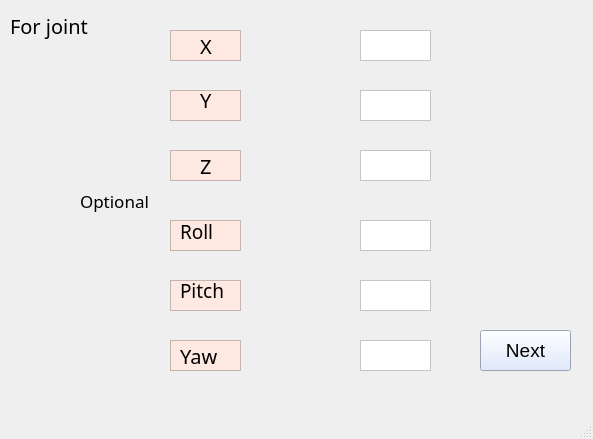
<?xml version="1.0" encoding="UTF-8"?>
<ui version="4.0">
 <class>MainWindow</class>
 <widget class="QMainWindow" name="MainWindow">
  <property name="geometry">
   <rect>
    <x>0</x>
    <y>0</y>
    <width>593</width>
    <height>439</height>
   </rect>
  </property>
  <property name="windowTitle">
   <string>MainWindow</string>
  </property>
  <property name="styleSheet">
   <string notr="true"/>
  </property>
  <widget class="QWidget" name="centralwidget">
   <widget class="QTextEdit" name="textEdit">
    <property name="geometry">
     <rect>
      <x>170</x>
      <y>30</y>
      <width>71</width>
      <height>31</height>
     </rect>
    </property>
    <property name="styleSheet">
     <string notr="true">background-color: rgb(254, 233, 226);</string>
    </property>
   </widget>
   <widget class="QLabel" name="aTextField">
    <property name="geometry">
     <rect>
      <x>200</x>
      <y>30</y>
      <width>16</width>
      <height>31</height>
     </rect>
    </property>
    <property name="font">
     <font>
      <family>Sitka</family>
      <pointsize>15</pointsize>
     </font>
    </property>
    <property name="styleSheet">
     <string notr="true"/>
    </property>
    <property name="text">
     <string>X</string>
    </property>
   </widget>
   <widget class="QTextEdit" name="textEdit_2">
    <property name="geometry">
     <rect>
      <x>170</x>
      <y>90</y>
      <width>71</width>
      <height>31</height>
     </rect>
    </property>
    <property name="styleSheet">
     <string notr="true">background-color: rgb(254, 233, 226);</string>
    </property>
   </widget>
   <widget class="QLabel" name="aTextField_2">
    <property name="geometry">
     <rect>
      <x>200</x>
      <y>90</y>
      <width>20</width>
      <height>20</height>
     </rect>
    </property>
    <property name="font">
     <font>
      <family>Sitka</family>
      <pointsize>15</pointsize>
     </font>
    </property>
    <property name="styleSheet">
     <string notr="true"/>
    </property>
    <property name="text">
     <string>Y</string>
    </property>
   </widget>
   <widget class="QTextEdit" name="textEdit_3">
    <property name="geometry">
     <rect>
      <x>170</x>
      <y>150</y>
      <width>71</width>
      <height>31</height>
     </rect>
    </property>
    <property name="styleSheet">
     <string notr="true">background-color: rgb(254, 233, 226);</string>
    </property>
   </widget>
   <widget class="QLabel" name="aTextField_3">
    <property name="geometry">
     <rect>
      <x>200</x>
      <y>150</y>
      <width>21</width>
      <height>31</height>
     </rect>
    </property>
    <property name="font">
     <font>
      <family>Sitka</family>
      <pointsize>15</pointsize>
     </font>
    </property>
    <property name="styleSheet">
     <string notr="true"/>
    </property>
    <property name="text">
     <string>Z</string>
    </property>
   </widget>
   <widget class="QLabel" name="label">
    <property name="geometry">
     <rect>
      <x>10</x>
      <y>0</y>
      <width>101</width>
      <height>51</height>
     </rect>
    </property>
    <property name="font">
     <font>
      <family>Sitka</family>
      <pointsize>15</pointsize>
     </font>
    </property>
    <property name="text">
     <string>For joint </string>
    </property>
   </widget>
   <widget class="QTextEdit" name="xField">
    <property name="geometry">
     <rect>
      <x>360</x>
      <y>30</y>
      <width>71</width>
      <height>31</height>
     </rect>
    </property>
    <property name="styleSheet">
     <string notr="true">background-color: rgb(255, 255, 255);</string>
    </property>
   </widget>
   <widget class="QTextEdit" name="yField">
    <property name="geometry">
     <rect>
      <x>360</x>
      <y>90</y>
      <width>71</width>
      <height>31</height>
     </rect>
    </property>
    <property name="styleSheet">
     <string notr="true">background-color: rgb(255, 255, 255);</string>
    </property>
   </widget>
   <widget class="QTextEdit" name="zField">
    <property name="geometry">
     <rect>
      <x>360</x>
      <y>150</y>
      <width>71</width>
      <height>31</height>
     </rect>
    </property>
    <property name="styleSheet">
     <string notr="true">background-color: rgb(255, 255, 255);</string>
    </property>
   </widget>
   <widget class="QLabel" name="label_2">
    <property name="geometry">
     <rect>
      <x>80</x>
      <y>180</y>
      <width>71</width>
      <height>41</height>
     </rect>
    </property>
    <property name="font">
     <font>
      <family>Sitka</family>
      <pointsize>13</pointsize>
     </font>
    </property>
    <property name="text">
     <string>Optional</string>
    </property>
   </widget>
   <widget class="QTextEdit" name="pitchField">
    <property name="geometry">
     <rect>
      <x>360</x>
      <y>280</y>
      <width>71</width>
      <height>31</height>
     </rect>
    </property>
    <property name="styleSheet">
     <string notr="true">background-color: rgb(255, 255, 255);</string>
    </property>
   </widget>
   <widget class="QTextEdit" name="textEdit_8">
    <property name="geometry">
     <rect>
      <x>170</x>
      <y>220</y>
      <width>71</width>
      <height>31</height>
     </rect>
    </property>
    <property name="styleSheet">
     <string notr="true">background-color: rgb(254, 233, 226);</string>
    </property>
   </widget>
   <widget class="QLabel" name="aTextField_4">
    <property name="geometry">
     <rect>
      <x>180</x>
      <y>221</y>
      <width>41</width>
      <height>21</height>
     </rect>
    </property>
    <property name="font">
     <font>
      <family>Sitka</family>
      <pointsize>14</pointsize>
     </font>
    </property>
    <property name="styleSheet">
     <string notr="true">background-color: rgb(254, 233, 226);</string>
    </property>
    <property name="text">
     <string>Roll</string>
    </property>
   </widget>
   <widget class="QTextEdit" name="textEdit_9">
    <property name="geometry">
     <rect>
      <x>170</x>
      <y>340</y>
      <width>71</width>
      <height>31</height>
     </rect>
    </property>
    <property name="styleSheet">
     <string notr="true">background-color: rgb(254, 233, 226);</string>
    </property>
   </widget>
   <widget class="QTextEdit" name="rollField">
    <property name="geometry">
     <rect>
      <x>360</x>
      <y>220</y>
      <width>71</width>
      <height>31</height>
     </rect>
    </property>
    <property name="styleSheet">
     <string notr="true">background-color: rgb(255, 255, 255);</string>
    </property>
   </widget>
   <widget class="QTextEdit" name="yawField">
    <property name="geometry">
     <rect>
      <x>360</x>
      <y>340</y>
      <width>71</width>
      <height>31</height>
     </rect>
    </property>
    <property name="styleSheet">
     <string notr="true">background-color: rgb(255, 255, 255);</string>
    </property>
   </widget>
   <widget class="QLabel" name="aTextField_6">
    <property name="geometry">
     <rect>
      <x>180</x>
      <y>340</y>
      <width>41</width>
      <height>31</height>
     </rect>
    </property>
    <property name="font">
     <font>
      <family>Sitka</family>
      <pointsize>15</pointsize>
     </font>
    </property>
    <property name="styleSheet">
     <string notr="true"/>
    </property>
    <property name="text">
     <string>Yaw</string>
    </property>
   </widget>
   <widget class="QTextEdit" name="textEdit_12">
    <property name="geometry">
     <rect>
      <x>170</x>
      <y>280</y>
      <width>71</width>
      <height>31</height>
     </rect>
    </property>
    <property name="styleSheet">
     <string notr="true">background-color: rgb(254, 233, 226);</string>
    </property>
   </widget>
   <widget class="QLabel" name="aTextField_5">
    <property name="geometry">
     <rect>
      <x>180</x>
      <y>280</y>
      <width>51</width>
      <height>21</height>
     </rect>
    </property>
    <property name="font">
     <font>
      <family>Sitka</family>
      <pointsize>14</pointsize>
     </font>
    </property>
    <property name="styleSheet">
     <string notr="true"/>
    </property>
    <property name="text">
     <string>Pitch</string>
    </property>
   </widget>
   <widget class="QPushButton" name="nextButton">
    <property name="geometry">
     <rect>
      <x>480</x>
      <y>330</y>
      <width>91</width>
      <height>41</height>
     </rect>
    </property>
    <property name="font">
     <font>
      <pointsize>14</pointsize>
     </font>
    </property>
    <property name="styleSheet">
     <string notr="true">background-color: rgb(215, 228, 253);</string>
    </property>
    <property name="text">
     <string>Next</string>
    </property>
   </widget>
  </widget>
  <widget class="QMenuBar" name="menubar">
   <property name="geometry">
    <rect>
     <x>0</x>
     <y>0</y>
     <width>593</width>
     <height>21</height>
    </rect>
   </property>
  </widget>
  <widget class="QStatusBar" name="statusbar"/>
 </widget>
 <resources/>
 <connections/>
</ui>
